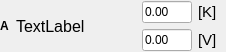
<?xml version="1.0" encoding="UTF-8"?>
<ui version="4.0">
 <class>Form</class>
 <widget class="QWidget" name="Form">
  <property name="geometry">
   <rect>
    <x>0</x>
    <y>0</y>
    <width>226</width>
    <height>52</height>
   </rect>
  </property>
  <property name="sizePolicy">
   <sizepolicy hsizetype="Maximum" vsizetype="Preferred">
    <horstretch>0</horstretch>
    <verstretch>0</verstretch>
   </sizepolicy>
  </property>
  <layout class="QHBoxLayout" name="_2">
   <property name="leftMargin">
    <number>0</number>
   </property>
   <property name="topMargin">
    <number>0</number>
   </property>
   <property name="rightMargin">
    <number>0</number>
   </property>
   <property name="bottomMargin">
    <number>0</number>
   </property>
   <item>
    <widget class="QLabel" name="inputlabel">
     <property name="sizePolicy">
      <sizepolicy hsizetype="Fixed" vsizetype="Preferred">
       <horstretch>0</horstretch>
       <verstretch>0</verstretch>
      </sizepolicy>
     </property>
     <property name="minimumSize">
      <size>
       <width>10</width>
       <height>0</height>
      </size>
     </property>
     <property name="maximumSize">
      <size>
       <width>10</width>
       <height>16777215</height>
      </size>
     </property>
     <property name="font">
      <font>
       <bold>true</bold>
      </font>
     </property>
     <property name="text">
      <string>A</string>
     </property>
    </widget>
   </item>
   <item>
    <widget class="QLabel" name="label">
     <property name="sizePolicy">
      <sizepolicy hsizetype="Fixed" vsizetype="Preferred">
       <horstretch>0</horstretch>
       <verstretch>0</verstretch>
      </sizepolicy>
     </property>
     <property name="minimumSize">
      <size>
       <width>120</width>
       <height>0</height>
      </size>
     </property>
     <property name="maximumSize">
      <size>
       <width>120</width>
       <height>16777215</height>
      </size>
     </property>
     <property name="font">
      <font>
       <pointsize>12</pointsize>
      </font>
     </property>
     <property name="text">
      <string>TextLabel</string>
     </property>
     <property name="wordWrap">
      <bool>true</bool>
     </property>
    </widget>
   </item>
   <item>
    <layout class="QFormLayout" name="formLayout">
     <property name="fieldGrowthPolicy">
      <enum>QFormLayout::FieldsStayAtSizeHint</enum>
     </property>
     <property name="labelAlignment">
      <set>Qt::AlignLeading|Qt::AlignLeft|Qt::AlignVCenter</set>
     </property>
     <property name="formAlignment">
      <set>Qt::AlignLeading|Qt::AlignLeft|Qt::AlignVCenter</set>
     </property>
     <item row="0" column="0">
      <widget class="QLineEdit" name="krdg">
       <property name="sizePolicy">
        <sizepolicy hsizetype="Maximum" vsizetype="Fixed">
         <horstretch>0</horstretch>
         <verstretch>0</verstretch>
        </sizepolicy>
       </property>
       <property name="minimumSize">
        <size>
         <width>50</width>
         <height>0</height>
        </size>
       </property>
       <property name="maximumSize">
        <size>
         <width>50</width>
         <height>16777215</height>
        </size>
       </property>
       <property name="focusPolicy">
        <enum>Qt::NoFocus</enum>
       </property>
       <property name="text">
        <string>0.00</string>
       </property>
       <property name="readOnly">
        <bool>true</bool>
       </property>
      </widget>
     </item>
     <item row="0" column="1">
      <widget class="QLabel" name="klabel">
       <property name="sizePolicy">
        <sizepolicy hsizetype="Maximum" vsizetype="Preferred">
         <horstretch>0</horstretch>
         <verstretch>0</verstretch>
        </sizepolicy>
       </property>
       <property name="font">
        <font>
         <pointsize>11</pointsize>
        </font>
       </property>
       <property name="text">
        <string>[K]</string>
       </property>
      </widget>
     </item>
     <item row="1" column="1">
      <widget class="QLabel" name="slabel">
       <property name="sizePolicy">
        <sizepolicy hsizetype="Maximum" vsizetype="Preferred">
         <horstretch>0</horstretch>
         <verstretch>0</verstretch>
        </sizepolicy>
       </property>
       <property name="font">
        <font>
         <pointsize>11</pointsize>
        </font>
       </property>
       <property name="text">
        <string>[V]</string>
       </property>
      </widget>
     </item>
     <item row="1" column="0">
      <widget class="QLineEdit" name="srdg">
       <property name="sizePolicy">
        <sizepolicy hsizetype="Maximum" vsizetype="Fixed">
         <horstretch>0</horstretch>
         <verstretch>0</verstretch>
        </sizepolicy>
       </property>
       <property name="minimumSize">
        <size>
         <width>50</width>
         <height>0</height>
        </size>
       </property>
       <property name="maximumSize">
        <size>
         <width>50</width>
         <height>16777215</height>
        </size>
       </property>
       <property name="focusPolicy">
        <enum>Qt::NoFocus</enum>
       </property>
       <property name="text">
        <string>0.00</string>
       </property>
       <property name="readOnly">
        <bool>true</bool>
       </property>
      </widget>
     </item>
    </layout>
   </item>
  </layout>
 </widget>
 <resources/>
 <connections/>
</ui>
